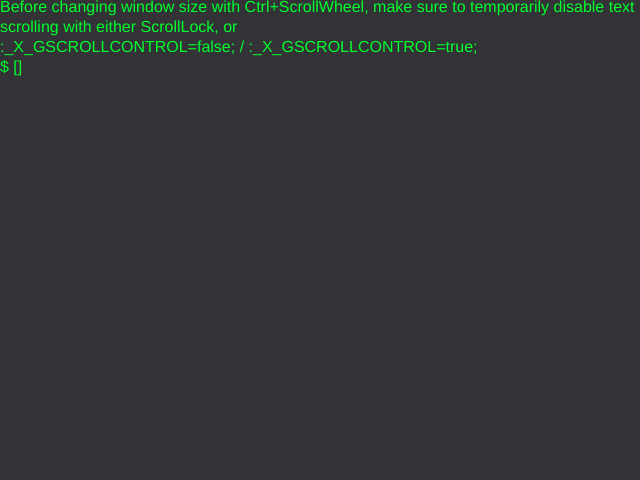
Frame 1 (no input)
Frame 60 (no input): identical to frame 1, image omitted
Frame 120 (the mouse pressed at the canvas centre since frame 60): identical to frame 1, image omitted

The p5.js sketch that drew this single still picture (run headless with seeded random() and noise() and a simulated clock; from frame 60 on, the mouse is pressed at the canvas centre):

// p5.js sketch
// ── sketch.js
var _X_GCURPREF = "$ ";
var _X_GCURTEXT = "[]";
var _X_GINPTB = "";
var _X_GMRSUB = "";
var _X_GOLDTEXT = "Before changing window size with Ctrl+ScrollWheel, make sure to temporarily disable text \nscrolling with either ScrollLock, or \n:_X_GSCROLLCONTROL=false; / :_X_GSCROLLCONTROL=true;\n";
var _X_GTEXTBUFFER = "";
var _X_GTEXTCOLOUR = [0, 255, 45];
var _X_GTEXTSIZE = 16;
var _X_GBACKGRNDCOLOUR = [50, 50, 55];
var _X_GTEXTOFFSETX = 0;
var _X_GTEXTOFFSETY = 0;
var _X_GAUTORESZ = false;
var _X_GAKEYDOWN = false;
var _X_GMOUSEDOWN = false;
var _X_GPROGAUTH = "_X_MAIN";
var _X_GCONTROLKEY = false;
var _X_GCONTROLKEYDOWN = "";
var _X_GUSEDCTRLKEY = "`";
//var _X_GSHIFTDOWN = false;
var _X_GHELPTEXT = "Global Help Text -- Not Yet Fully Implemented\n";
var _X_GWIDTH = 640;
var _X_GHEIGHT = 480;
var _X_GTARGETFPS = 60;
var _X_GLOBALVARS = [["test",90132],["sys-info","Virtual Terminal (CXJSTERM) running in JavaScript with p5.js, \nOriginal screen start setting: " + _X_GWIDTH + "x" + _X_GHEIGHT + "@TargetFPS" + _X_GTARGETFPS]];
var _X_GALIASES = [["test", "var", ":alert(\"received \" + \"%var%\");"],["test2",":console.log(\"test\")"]];
var _X_GSCROLLCONTROL = true;
var _X_GSCROLLDIR = [0,-1];
var _X_GSAVEDINPTAL = [];

function setup() {
  // put setup code here
  createCanvas(640,480);
  _X_FAUTOALIGN();
}

function mouseWheel(event){
	console.log(_X_GSCROLLCONTROL);
	if(_X_GSCROLLCONTROL){
		_X_GTEXTOFFSETX += _X_GSCROLLDIR[0]*event.delta;
		_X_GTEXTOFFSETY += _X_GSCROLLDIR[1]*event.delta;
	}
}

function _X_FGS(_X_T){
	if(_X_T>0){
		return _X_T;
	}else{
		return 0;
	}
}

function keyPressed(){
	//_X_GINPTB += key;
	_X_GAKEYDOWN = true;
	if(key === "Enter"){
		_X_GINPTB += "\n";
		_X_GCONTROLKEY = true;
		_X_GCONTROLKEYDOWN = "^D";
	}else if(key === "Backspace"){
		_X_GCONTROLKEY = true;
		_X_GCONTROLKEYDOWN = "^b";
	}else if(key.length>1){
		_X_GCONTROLKEY = true;
		_X_GCONTROLKEYDOWN = key;
	}else if(keyIsDown(_X_GUSEDCTRLKEY)){
		
	}else{
		_X_GINPTB += key;
	}
}

function keyReleased(){
	_X_GAKEYDOWN = false;
	
}

function draw() {
  // put drawing code here
  var _X_TWINDCH = false;
  if(_X_GAUTORESZ){
	  if(_X_GHEIGHT != window.innerHeight || _X_GWIDTH != window.innerWidth){
		  _X_TWINDCH = true;
	  }
	  _X_GHEIGHT = _X_FGS(window.innerHeight-5);
	  _X_GWIDTH = _X_FGS(window.innerWidth-5);
  }
  if(_X_TWINDCH){
	  resizeCanvas(_X_GWIDTH,_X_GHEIGHT);
  }
  background(_X_GBACKGRNDCOLOUR);
  if(_X_GPROGAUTH === "_X_MAIN"){
	  
	  if(_X_GCONTROLKEY && _X_GCONTROLKEYDOWN === "^D"){
		  _X_GOLDTEXT = _X_GOLDTEXT + _X_GCURPREF + _X_GINPTB;
		  _X_GCONTROLKEY = false;
		  _X_GMRSUB = _X_GINPTB;
		  _X_GINPTB = "";
		  _X_APIRUNCMD(_X_GMRSUB);
	  }
	  
	  if(_X_GCONTROLKEY && _X_GCONTROLKEYDOWN === "^b"){
		  _X_GCONTROLKEY = false;
		  _X_GINPTB = _X_GINPTB.substr(0,_X_GINPTB.length-1);
	  }
	  
	  if(_X_GCONTROLKEY && _X_GCONTROLKEYDOWN === "ScrollLock"){
		  _X_GCONTROLKEY = false;
		  _X_GSCROLLCONTROL = !_X_GSCROLLCONTROL;
	  }
	  
	  _X_GTEXTBUFFER = _X_GOLDTEXT + _X_GCURPREF + _X_GINPTB + _X_GCURTEXT;
	  _X_APIRENDERTEXT();
  }else{
	  _X_FINALCMD(_X_GSAVEDINPTAL);
  }
}

//funcs
//_X_APIRENDERTEXT

function _X_APIRUNCMD(_X_TCMD){
	//console.log(_X_TCMD);
	var _X_TBCMD = _X_APItolist(_X_TCMD);
	if(_X_TBCMD[0] === "help-builtin"){
		_X_GOLDTEXT += "help-builtin: show this message\nhelp: display a changeable list of commands, the text of which is stored in the \nJS variable _X_GHELPTEXT\nclear: clear the screen\'s text buffer\n(:): run a line of JavaScript code ex: :console.log(\"test\");\nalias [variables] [run]: create a command to be run by typing the name of the \nalias alongside any given variables\nsystem-info: display system info\nalias-list [-w] [num]: display a list of all aliases in use. adding -w [number] in places \nimmediatly following command will result in [num] spaces between names, \ninstead of new lines\nstore [varname] [newval]: store a value in [varname] in the _X_GLOBALVARS list. \nNOTE: Only strings may be saved with this command, for the saving of non-string values, \nuse :_X_APISTOREV()\nprint_val [varname]: display the contents of [varname] from \n_X_GLOBALVARS list. NOTE: Unstable at times\n";
	}else if(_X_TBCMD[0] === "help"){
		_X_GOLDTEXT += _X_GHELPTEXT;
	}else if(_X_TBCMD[0] === "clear"){
		_X_GOLDTEXT = "";
	}else if(_X_TCMD.charAt(0) === ":"){
		_X_APIRUNJSCMD(_X_TCMD.substr(1,_X_TCMD.length));
	}else if(_X_TBCMD[0] === "store"){
		if(_X_TBCMD.length>2){
			console.log(_X_TBCMD);
			_X_APISTOREV(_X_TBCMD[1],_X_TBCMD[2]);
		}else{
			_X_GOLDTEXT += "Error: Insufficient arguments given. ";
		}
	}else if(_X_TBCMD[0] === "print_val"){
		if(_X_TBCMD.length>1){
			_X_GOLDTEXT += _X_APIGETV(_X_TBCMD[1]) + "\n";
		}else{
			_X_GOLDTEXT += "Error: Insufficient arguments given. ";
		}
	}else if(_X_TBCMD[0] === "alias"){
		var _X_TAL = _X_TBCMD;
		_X_TAL.shift();
		_X_APISETALIAS(_X_TAL);
	}else if(_X_TBCMD[0] === "system-info"){
		_X_GOLDTEXT += _X_APIGETV("sys-info") + "\n";
	}else if(_X_TBCMD[0] === "alias-list"){
		if(_X_TBCMD.length>2&&_X_TBCMD[1]==="-w"){
			var _X_Ts = "";
			for(var _X_T=0;_X_T<parseInt(_X_TBCMD[2]);_X_T++){
				_X_Ts += " ";
			}
			for(var _X_Ti=0;_X_Ti<_X_GALIASES.length;_X_Ti++){
				_X_GOLDTEXT += _X_GALIASES[_X_Ti][0] + _X_Ts;
			}
			_X_GOLDTEXT += "\n";
		}else{
			for(var _X_Ti=0;_X_Ti<_X_GALIASES.length;_X_Ti++){
				_X_GOLDTEXT += _X_GALIASES[_X_Ti][0] + "\n";
			}
		}
	}else if(_X_TCMD.charAt(0) === "`"){
		//comment line
	}else if(_X_TCMD != ""){
		_X_FINALCMD(_X_TBCMD);
	}
	return 0;
}

function _X_FINALCMD(_X_TFCMD){
	var _X_TF = null;
	for(var _X_Ti=0;_X_Ti<_X_GALIASES.length;_X_Ti++){
		if(_X_TFCMD[0] === _X_GALIASES[_X_Ti][0]){
			_X_TF = _X_Ti;
			_X_Ti = _X_GALIASES.length;
		}
	}
	if(_X_TF!=null){
		var _X_TE = false;
		var _X_TSTART = 0;
		var _X_TEND = 0;
		var _X_TVAR;
		var _X_TVARR;
		var _X_TRUN = _X_GALIASES[_X_TF][_X_GALIASES[_X_TF].length-1];
		for(_X_Ti=0;_X_Ti<_X_GALIASES[_X_TF][_X_GALIASES[_X_TF].length-1].length;_X_Ti++){
			if(_X_GALIASES[_X_TF][_X_GALIASES[_X_TF].length-1].charAt(_X_Ti) === "%"){
				_X_TE = !_X_TE;
				if(_X_TE){
					_X_TSTART = _X_Ti;
					_X_TVAR = "";
				}else{
					_X_TEND = _X_Ti+1;
					_X_TVARR = null;
					//console.log(_X_GALIASES[_X_TF].length-2);
					for(var _X_Tj=1;_X_Tj<_X_GALIASES[_X_TF].length-1;_X_Tj++){
						//console.log(_X_Tj);
						if(_X_GALIASES[_X_TF][_X_Tj] === _X_TVAR){
							_X_TVARR = _X_Tj;
							_X_Tj = _X_GALIASES[_X_TF].length-2;
							//console.log("F");
						}
					}
					if(_X_TVARR!=null){
						_X_TVAR = _X_TFCMD[_X_TVARR];
						_X_TRUN = _X_Fr(_X_TRUN, _X_TSTART, _X_TEND, _X_TVAR);
					}
				}
			}else{
				//_X_Ti++;
				if(_X_TE){
					_X_TVAR+=_X_GALIASES[_X_TF][_X_GALIASES[_X_TF].length-1].charAt(_X_Ti);
				}
			}
		}
		_X_APIRUNCMD(_X_TRUN);
	}else{
		_X_GOLDTEXT += "\'" + _X_TFCMD[0] + "\' is not recognized as a valid command or alias, try using \'help\', \nor \'help-builtin\' to see a list of available commands. \n";
	}
}

function _X_Fr(_X_Ts, _X_Tstart, _X_Tend, _X_Tsubstitute) {
    return _X_Ts.substring(0, _X_Tstart) + _X_Tsubstitute + _X_Ts.substring(_X_Tend);
	//Will replace what falls at start, 
	//but at end will still remain. 
}

function _X_APISETALIAS(_X_TALIAS){
	var _X_Tn = null;
	for(var _X_Ti=0;_X_Ti<_X_GALIASES.length;_X_Ti++){
		if(_X_GALIASES[_X_Ti][0] === _X_TALIAS[0]){
			_X_Tn = _X_Ti;
			_X_Ti = _X_GALIASES.length;
		}
	}
	if(_X_Tn === null){
		_X_Tn = _X_GALIASES.length;
		_X_GALIASES.push(_X_TALIAS);
	}else{
		_X_GALIASES[_X_Tn] = _X_TALIAS;
	}
}

function _X_APISTOREV(_X_TNAME,_X_TVAL){
	var _X_Tn = null;
	for(var _X_Ti=0;_X_Ti<_X_GLOBALVARS.length;_X_Ti++){
		if(_X_GLOBALVARS[_X_Ti][0] === _X_TNAME){
			_X_Tn = _X_Ti;
			_X_Ti = _X_GLOBALVARS.length;
		}
	}
	if(_X_Tn === null){
		_X_Tn = _X_GLOBALVARS.length;
		_X_GLOBALVARS.push([_X_TNAME,_X_TVAL]);
	}else{
		_X_GLOBALVARS[_X_Tn][1] = _X_TVAL;
	}
}

function _X_APIGETV(_X_TNAME){
	for(var _X_Ti=0;_X_Ti<_X_GLOBALVARS.length;_X_Ti++){
		if(_X_GLOBALVARS[_X_Ti][0] === _X_TNAME){
			return _X_GLOBALVARS[_X_Ti][1];
		}
	}
	console.log("ERROR: " + _X_TNAME + " NOT FOUND IN _X_GLOBALVARS LIST");
	return null;
}

function _X_APIRUNJSCMD(_X_TSCR){
	//console.log(_X_TSCR);
	return eval(_X_TSCR);
}

function _X_APIRENDERTEXT(){
	textSize(_X_GTEXTSIZE);
	fill(_X_GTEXTCOLOUR);
	text(_X_GTEXTBUFFER,_X_GTEXTOFFSETX,_X_GTEXTOFFSETY);
}

function _X_FAUTOALIGN(){
	textAlign(LEFT,TOP);
}

function _X_APItolist(_X_Ts){
		var _X_Tc=true,_X_TESC=false,_X_Ttemp="",_X_ThitFWH=true,_X_Ti=0,_X_TNEW=[];
		while(_X_Tc){
			if(_X_Ti>=_X_Ts.length){
				if(_X_Ttemp != ""){
					_X_TNEW.push(_X_Ttemp);
				}
				_X_Tc=false;
			}else
			if(_X_Ts.charAt(_X_Ti) === " "){
				if(!_X_TESC){
					if(!_X_ThitFWH){
						_X_TNEW.push(_X_Ttemp);
						_X_Ttemp="";
						_X_Ti++;
						_X_ThitFWH = true;
					}else{
						_X_Ti++;
					}
				}else{
					_X_Ttemp+=" ";
					_X_Ti++;
				}
			}else if(_X_Ts.charAt(_X_Ti) === "\""){
				//console.log(hitFWH);
				if(_X_ThitFWH){
					_X_TESC = !_X_TESC;
					_X_Ti++;
				}else{
					_X_TESC = !_X_TESC;
					_X_Ti++;
					_X_Ttemp+="\"";
				}
			}else if(_X_Ts.charAt(_X_Ti) === "\n"){
				if(_X_Ttemp != ""){
					_X_TNEW.push(_X_Ttemp);
				}
				_X_Tc=false;
			}else{
				if(!_X_TESC){
					_X_ThitFWH=false;
					_X_Ttemp+=_X_Ts.charAt(_X_Ti);
					_X_Ti++;
				}else{
					_X_Ttemp+=_X_Ts.charAt(_X_Ti);
					_X_Ti++;
				}
				//console.log(hitFWH);
			}
		}
		return _X_TNEW;
	}
